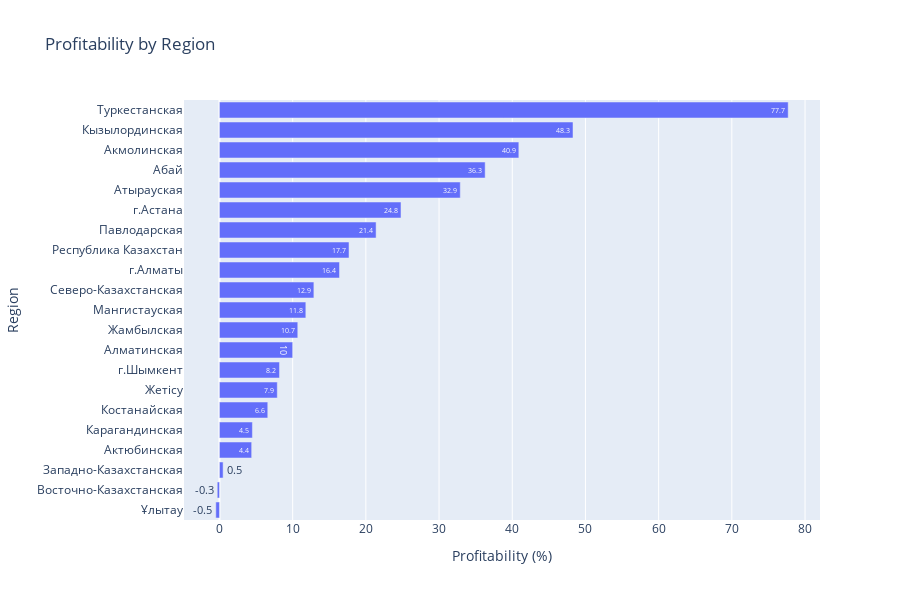

Notebook code cell kept with this figure:
### Code cell
import plotly.graph_objects as go

# Sort the data by Profitability for better visualization in descending order
df_1_sorted = df_1.sort_values(by='Profitability', ascending=True)  # Ascending for horizontal bar chart

# Create a horizontal bar chart
fig = go.Figure(go.Bar(
    x=df_1_sorted['Profitability'],  # Profitability on x-axis (horizontal)
    y=df_1_sorted['Region'],       # Industry on y-axis (vertical categories)
    orientation='h',                 # Horizontal orientation
    text=df_1_sorted['Profitability'],  # Show Profitability values on the bars
    textposition='auto'              # Position the text automatically
))

# Update layout for better readability
fig.update_layout(
    title='Profitability by Region',
    xaxis_title='Profitability (%)',
    yaxis_title='Region',
    height=600,  # Adjust height for readability
    margin=dict(l=150)  # Add left margin for longer industry names
)

fig.show()

### Figure 1 — Plotly figure (JSON) as saved in the notebook; plotly's stock layout.template omitted (floating-point values rounded to 4 significant figures)
{"data": [{"orientation": "h", "text": [-0.5, -0.3, 0.5, 4.4, 4.5, 6.6, 7.9, 8.2, 10, 10.7, 11.8, 12.9, 16.4, 17.7, 21.4, 24.8, 32.9, 36.3, 40.9, 48.3, 77.7], "textposition": "auto", "type": "bar", "x": [-0.5, -0.3, 0.5, 4.4, 4.5, 6.6, 7.9, 8.2, 10, 10.7, 11.8, 12.9, 16.4, 17.7, 21.4, 24.8, 32.9, 36.3, 40.9, 48.3, 77.7], "y": ["Ұлытау", "Восточно-Казахстанская", "Западно-Казахстанская", "Актюбинская", "Карагандинская", "Костанайская", "Жетісу", "г.Шымкент", "Алматинская", "Жамбылская", "Мангистауская", "Северо-Казахстанская", "г.Алматы", "Республика Казахстан", "Павлодарская", "г.Астана", "Атырауская", "Абай", "Акмолинская", "Кызылординская", "Туркестанская"]}], "layout": {"height": 600, "margin": {"l": 150}, "title": {"text": "Profitability by Region"}, "xaxis": {"title": {"text": "Profitability (%)"}}, "yaxis": {"title": {"text": "Region"}}}}
